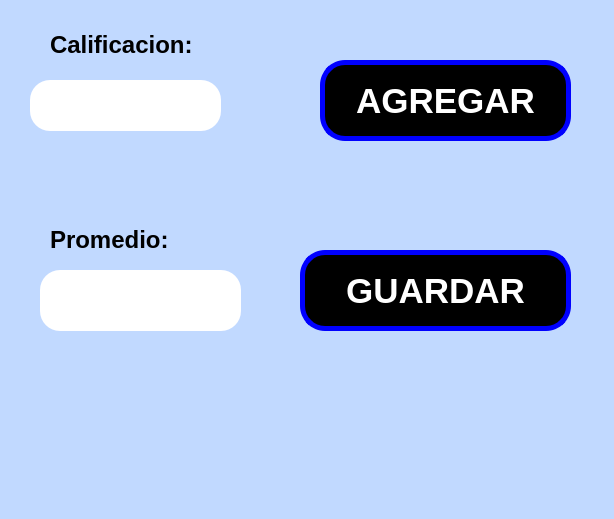
<?xml version="1.0" encoding="UTF-8"?>
<ui version="4.0">
 <class>MainWindow</class>
 <widget class="QMainWindow" name="MainWindow">
  <property name="geometry">
   <rect>
    <x>0</x>
    <y>0</y>
    <width>614</width>
    <height>519</height>
   </rect>
  </property>
  <property name="font">
   <font>
    <pointsize>17</pointsize>
   </font>
  </property>
  <property name="windowTitle">
   <string>MainWindow</string>
  </property>
  <property name="styleSheet">
   <string notr="true">background-color: rgb(193, 217, 255);</string>
  </property>
  <widget class="QWidget" name="centralwidget">
   <widget class="QPushButton" name="btn_agregar">
    <property name="geometry">
     <rect>
      <x>320</x>
      <y>60</y>
      <width>251</width>
      <height>81</height>
     </rect>
    </property>
    <property name="font">
     <font>
      <pointsize>26</pointsize>
      <weight>75</weight>
      <bold>true</bold>
     </font>
    </property>
    <property name="styleSheet">
     <string notr="true">background-color: rgb(0, 0, 0);
color: rgb(255, 255, 255);
border-radius:25px;
border: 5px solid blue;</string>
    </property>
    <property name="text">
     <string>AGREGAR</string>
    </property>
   </widget>
   <widget class="QLineEdit" name="txt_calificacion">
    <property name="geometry">
     <rect>
      <x>30</x>
      <y>80</y>
      <width>191</width>
      <height>51</height>
     </rect>
    </property>
    <property name="font">
     <font>
      <pointsize>25</pointsize>
      <weight>75</weight>
      <bold>true</bold>
     </font>
    </property>
    <property name="styleSheet">
     <string notr="true">border-radius:20px;
background-color: rgb(255, 255, 255);</string>
    </property>
    <property name="text">
     <string/>
    </property>
    <property name="alignment">
     <set>Qt::AlignCenter</set>
    </property>
   </widget>
   <widget class="QLabel" name="label">
    <property name="geometry">
     <rect>
      <x>50</x>
      <y>20</y>
      <width>201</width>
      <height>51</height>
     </rect>
    </property>
    <property name="text">
     <string>&lt;html&gt;&lt;head/&gt;&lt;body&gt;&lt;p&gt;&lt;span style=&quot; font-size:18pt; font-weight:700;&quot;&gt;Calificacion:&lt;/span&gt;&lt;/p&gt;&lt;/body&gt;&lt;/html&gt;</string>
    </property>
   </widget>
   <widget class="QLineEdit" name="txt_promedio">
    <property name="geometry">
     <rect>
      <x>40</x>
      <y>270</y>
      <width>201</width>
      <height>61</height>
     </rect>
    </property>
    <property name="font">
     <font>
      <pointsize>25</pointsize>
      <weight>75</weight>
      <bold>true</bold>
     </font>
    </property>
    <property name="styleSheet">
     <string notr="true">border-radius:20px;
background-color: rgb(255, 255, 255);</string>
    </property>
    <property name="text">
     <string/>
    </property>
    <property name="alignment">
     <set>Qt::AlignCenter</set>
    </property>
   </widget>
   <widget class="QLabel" name="label_3">
    <property name="geometry">
     <rect>
      <x>50</x>
      <y>220</y>
      <width>161</width>
      <height>41</height>
     </rect>
    </property>
    <property name="text">
     <string>&lt;html&gt;&lt;head/&gt;&lt;body&gt;&lt;p&gt;&lt;span style=&quot; font-size:18pt; font-weight:700;&quot;&gt;Promedio:&lt;/span&gt;&lt;/p&gt;&lt;/body&gt;&lt;/html&gt;</string>
    </property>
   </widget>
   <widget class="QPushButton" name="btn_guardar">
    <property name="geometry">
     <rect>
      <x>300</x>
      <y>250</y>
      <width>271</width>
      <height>81</height>
     </rect>
    </property>
    <property name="font">
     <font>
      <pointsize>26</pointsize>
      <weight>75</weight>
      <bold>true</bold>
     </font>
    </property>
    <property name="styleSheet">
     <string notr="true">background-color: rgb(0, 0, 0);
color: rgb(255, 255, 255);
border-radius:25px;
border: 5px solid blue;</string>
    </property>
    <property name="text">
     <string>GUARDAR</string>
    </property>
   </widget>
  </widget>
  <widget class="QMenuBar" name="menubar">
   <property name="geometry">
    <rect>
     <x>0</x>
     <y>0</y>
     <width>614</width>
     <height>21</height>
    </rect>
   </property>
  </widget>
  <widget class="QStatusBar" name="statusbar"/>
 </widget>
 <resources/>
 <connections/>
</ui>
